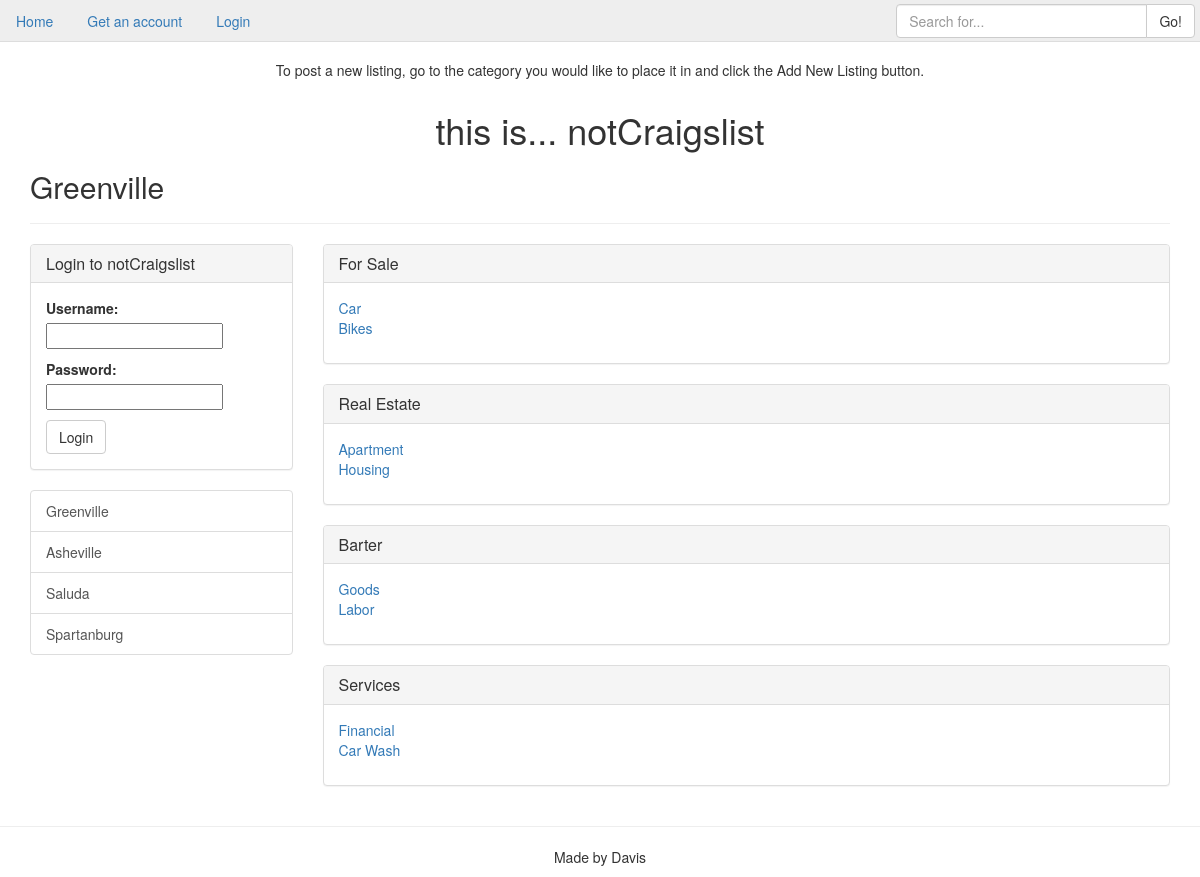
Screenshot of /city/1/ with the database file from the repository.
### cl_app/models.py (models this page shows)
class City(models.Model):
    city = models.CharField(max_length=20)
    def __str__(self):
        return self.city

class ListingType(models.Model):
    name = models.CharField(max_length=20)
    parent = models.ForeignKey("self", null=True, blank=True, related_name='subcat')
    def __str__(self):
        return self.name

### cl_app/views.py (the view)
# urls.py: url(r'^city/(?P<city>\d+)/$', CityListView.as_view(), name='city_list_view'),
class CityListView(ListView):
    template_name = 'cl_app/city_listing_list.html'
    model = ListingType
    def get_queryset(self):
        return ListingType.objects.filter(parent=None)
    def get_context_data(self, **kwargs):
        context = super().get_context_data(**kwargs)
        city_id = self.kwargs.get('city')
        context['city'] = City.objects.get(id=city_id)
        context['cities'] = City.objects.all()
        if self.request.user.is_authenticated():
            context["profile"] = Profile.objects.get(user=self.request.user)
        else:
            context["login_form"] = AuthenticationForm()
        return context

### templates/cl_app/city_listing_list.html (shortened to what this page needs)
{% extends "base.html" %}
{% block body %}
    <h1 class="text-center">this is... notCraigslist</h1>
    <h2>{{ city.city }}</h2>
    <hr>
    <div class="row">
        <div class="col-md-3">
            {% if request.user.is_authenticated %}
            <h2>Hello {{ request.user }},
                {% if profile.profile_city %}
                <br><small>Would you like to go to your perfered city page,
                <a href="{% url 'city_list_view' profile.profile_city.pk %}">{{ profile.profile_city }}</a>?</small>
                {% else %}
                <br><small>You do not have a saved perfered city, please update your profile.
                    <a class="btn btn-default" href="{% url 'profile_view' %}">Update Profile</a></small>
                {% endif %}
            </h2>
            {% else %}
            <div class="panel panel-default">
                <div class="panel-heading">
                    <h3 class="panel-title">Login to notCraigslist</h3>
                </div>
                <div class="panel-body">
                    <form class="" action="{% url 'login' %}" method="post">
                        {{ login_form.as_p }}
                        <input class="btn btn-default" type="submit" name="login" value="Login">
                    </form>
                </div>
            </div>
            {% endif %}
            <div class="list-group">
                {% for city in cities %}
                <a href="{% url 'city_list_view' city.pk %}" class="list-group-item">{{ city }}</a>
                {% endfor %}
            </div>
        </div>
        <div class="col-md-9">
            {% for list in object_list %}
            <div class="panel panel-default">
                <div class="panel-heading">
                    <h3 class="panel-title"><a href="{% url 'city_category_list_view' city.pk list.pk %}">{{ list }}</a></h3>
                </div>
                <div class="panel-body">
                    <ul class="list-unstyled">
                        {% for sub in list.subcat.all %}
                        <li><a href="{% url 'city_category_list_view' city.pk sub.pk %}">{{ sub }}</a></li>
                        {% endfor %}
                    </ul>
                </div>
            </div>
            {% endfor %}
        </div>
    </div>
{% endblock %}

### cl_app/static/cl_app/css/main.css (style rules this page uses)
body { margin-top: 60px; }

### rows the page displays
City: city "Greenville"
City: city "Asheville"
City: city "Saluda"
City: city "Spartanburg"
ListingType: name "For Sale"
ListingType: name "Car"
ListingType: name "Bikes"
ListingType: name "Real Estate"
ListingType: name "Apartment"
ListingType: name "Housing"
ListingType: name "Barter"
ListingType: name "Goods"
ListingType: name "Labor"
ListingType: name "Services"
ListingType: name "Financial"
ListingType: name "Car Wash"
